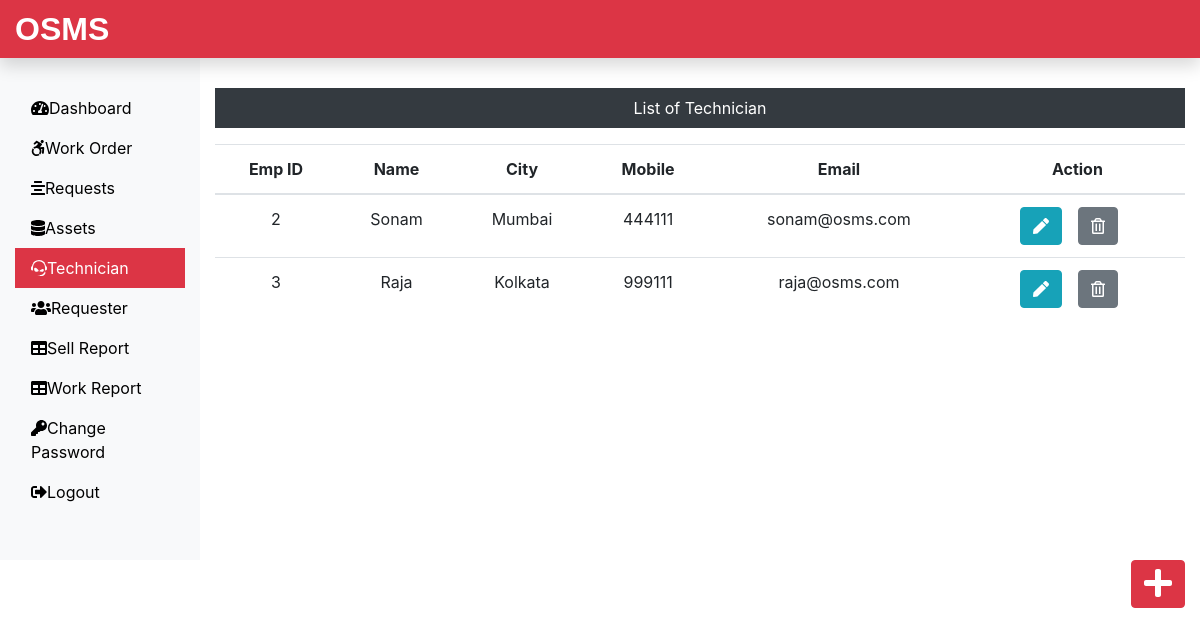
Screenshot of /Admin/technician.php (signed in) with the database file from the repository.
### tables this page shows
CREATE TABLE `technician_tb` (
  `empid` int(11) NOT NULL,
  `empName` varchar(60) NOT NULL,
  `empCity` varchar(60) NOT NULL,
  `empMobile` bigint(20) NOT NULL,
  `empEmail` varchar(60) NOT NULL
);

### Admin/technician.php (the view, shortened to what this page needs)
<?php
include('includes/header.php');
include('../dbConnection.php');
?>
<div class="col-sm-9 col-md-10 mt-5 text-center">
 <p class="bg-dark text-white p-2">List of Technician</p>
 <?php
  $sql = "SELECT * FROM technician_tb";
  $result = $conn->query($sql);
  if($result->num_rows > 0){
   echo '<table class="table">';
    echo '<thead>';
     echo '<tr>';
      echo '<th scope="col">Emp ID</th>';
      echo '<th scope="col">Name</th>';
      echo '<th scope="col">City</th>';
      echo '<th scope="col">Mobile</th>';
      echo '<th scope="col">Email</th>';
      echo '<th scope="col">Action</th>';
     echo '</tr>';
    echo '</thead>';
    echo '<tbody>';
     while($row = $result->fetch_assoc()){
      echo '<tr>';
       echo '<td>'.$row["empid"].'</td>';
       echo '<td>'.$row["empName"].'</td>';
       echo '<td>'.$row["empCity"].'</td>';
       echo '<td>'.$row["empMobile"].'</td>';
       echo '<td>'.$row["empEmail"].'</td>';
       echo '<td>';
        echo '<form action="editemp.php" class="d-inline" method="POST">';
         echo '<input type="hidden" name="id" value='.$row["empid"].'><button type="submit" class="btn btn-info mr-3" name="edit" value="Edit"><i class="fas fa-pen"></i></button>';
        echo '</form>';
        echo '<form action="" method="POST" class="d-inline">';
        echo '<input type="hidden" name="id" value='.$row["empid"].'><button type="submit" class="btn btn-secondary mr-3" name="delete" value="Delete"><i class="far fa-trash-alt"></i></button>';
       echo '</form>';
       echo '</td>';
      echo '</tr>';
     }
    echo '</tbody>';
   echo '</table>';
  } else {
   echo '0 Result';
  }
 ?>
</div>
  </div>
  <div class="float-right"><a href="insertemp.php" class="btn btn-danger"><i class="fas fa-plus fa-2x"></i></a></div>
 </div>
 </body>
</html>

### css/custom.css (style rules this page uses)
a { color: black; }

### rows the page displays
technician_tb: empid "2", empName "Sonam", empCity "Mumbai", empMobile "444111", empEmail "sonam@osms.com"
technician_tb: empid "3", empName "Raja", empCity "Kolkata", empMobile "999111", empEmail "raja@osms.com"
